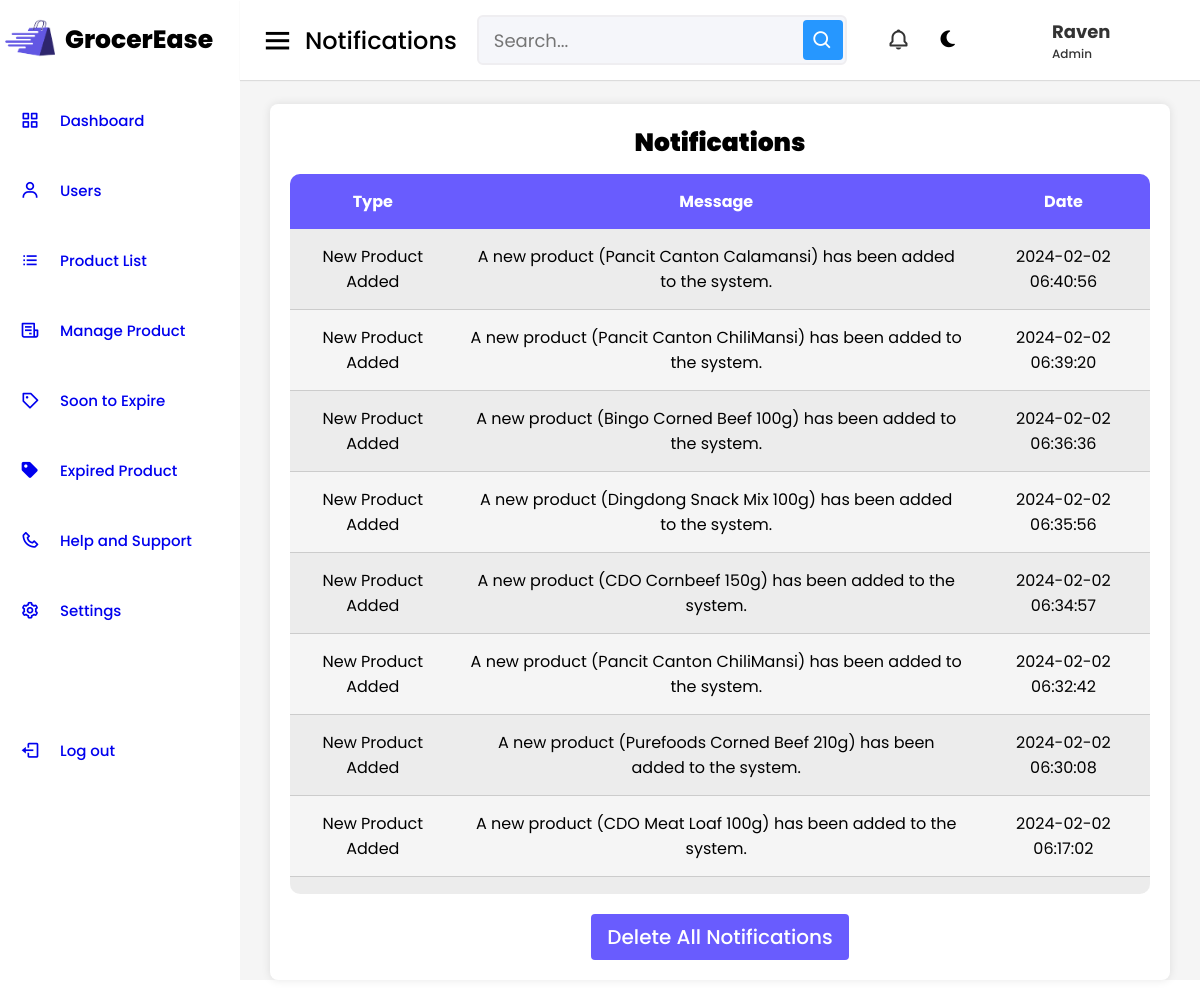
The app's page /notification.php (signed in) with its own data.
### tables this page shows
CREATE TABLE `users` (
  `id` int(11) NOT NULL,
  `name` varchar(50) NOT NULL,
  `email` varchar(100) NOT NULL,
  `password` varchar(255) NOT NULL,
  `code` text NOT NULL
);

CREATE TABLE `notifications` (
  `id` int(11) NOT NULL,
  `type` varchar(255) DEFAULT NULL,
  `message` text DEFAULT NULL,
  `date` timestamp NOT NULL DEFAULT current_timestamp()
);

### notification.php (the view, shortened to what this page needs)
<?php
    include 'config.php';
    $query = mysqli_query($conn, "SELECT * FROM users WHERE email='{$_SESSION['SESSION_EMAIL']}'");
    if (mysqli_num_rows($query) > 0) {
        $row = mysqli_fetch_assoc($query);
    }
?>
<!DOCTYPE php>
<php lang="en" dir="ltr">
<head>
    <link rel="stylesheet" href="assets/css/grocerease.css">
    <link rel="stylesheet" href="assets/css/notification.css">
    <link href="https://unpkg.com/boxicons@2.0.7/css/boxicons.min.css" rel="stylesheet" />
</head>
<body>
    <div class="sidebar">
        <div class="logo-details">
            <img src="assets/images/favicon.png" alt="Logo" />
            <span class="logo_name">GrocerEase</span>
        </div>
        <ul class="nav-links">
            <li>
                <a href="grocerease.php">
                    <i class="bx bx-grid-alt"></i>
                    <span class="links_name">Dashboard</span>
                </a>
            </li>
            <li>
                <a href="user-setting.php  ">
                    <i class="bx bx-user"></i>
                    <span class="links_name">Users</span>
                </a>
            </li>
            <li>
                <a href="product-list.php">
                    <i class="bx bx-list-ul"></i>
                    <span class="links_name">Product List</span>
                </a>
            </li>
            <li>
                <a href="manage.php">
                    <i class="bx bx-receipt"></i>
                    <span class="links_name">Manage Product</span>
                </a>
            </li>
            <li>
                <a href="soon-to-expire.php">
                    <i class="bx bx-purchase-tag"></i>
                    <span class="links_name">Soon to Expire</span>
                </a>
            </li>
            <li>
                <a href="expired-product.php">
                <i class="bx bxs-purchase-tag"></i>
                <span class="links_name">Expired Product</span>
                </a>
            </li>
            <li>
                <a href="help-support.php">
                    <i class="bx bx-phone"></i>
                    <span class="links_name">Help and Support</span>
                </a>
            </li>
            <li>
                <a href="settings.php">
                    <i class="bx bx-cog"></i>
                    <span class="links_name">Settings</span>
                </a>
            </li>
            <li class="log_out">
                <a href="#">
                    <i class="bx bx-log-out"></i>
                    <span class="links_name">Log out</span>
                </a>
            </li>
        </ul>
    </div>
    <section class="home-section">
        <nav>
            <div class="sidebar-button">
                <i class="bx bx-menu sidebarBtn"></i>
                <span class="dashboard">Notifications</span>
            </div>
            <div class="search-box">
                <input type="text" placeholder="Search..." />
                <i class="bx bx-search searchBoxButton"></i>
            </div>
            <div class="three-box">
                <div class="notifications">
                    <div class="notification-icon">
                        <i class="bx bx-bell"></i>
                    </div>
                </div>
                <div id="dark-mode-icon" title="Toggle Dark/Light Mode">
                    <i class="fa-solid fa-moon"></i>
                </div>
                <div class="profile-details">
                    <img id="user-profile-icon" src="assets/images/default-icon.png" alt="User Profile Icon">
                    <div class="names">
                    <span id="user-name" class="user_name"><?php echo $row['name']; ?></span>
                    <span class="admin_name">Admin</span>
                    </div>
                </div>
            </div>
        </nav>
        <div class="home-content">
            <div class="notification-card">
                <h2 class="notification-title">Notifications</h2>
                <div class="table-container">
                    <table class="table" id="table">
                        <thead>
                            <tr>
                                <th>Type</th>
                                <th>Message</th>
                                <th>Date</th>
                            </tr>
                        </thead>
                        <tbody>
                            <?php
                            $notificationQuery = "SELECT * FROM notifications ORDER BY date DESC";
                            $notificationResult = mysqli_query($conn, $notificationQuery);
                            while ($notificationRow = mysqli_fetch_assoc($notificationResult)) {
                                echo "<tr>";
                                echo "<td>{$notificationRow['type']}</td>";
                                echo "<td>{$notificationRow['message']}</td>";
                                echo "<td>{$notificationRow['date']}</td>";
                                echo "</tr>";
                            }
                            ?>
                        </tbody>
                    </table>
                </div>
                <div class="notification-container">
                    <form action="notification-delete.php" method="post">
                        <button type="submit" class="notification-button" id="deleteAllButton" name="deleteAll">
                            Delete All Notifications
                        </button>
                    </form>
                </div>
            </div>
        </div>
    </section>
</body>
</php>

### assets/css/grocerease.css (style rules this page uses)
* { margin: 0; padding: 0; box-sizing: border-box; font-family: "Poppins", sans-serif; scroll-behavior: smooth; }
.sidebar { position: fixed; height: 100vh; width: 250px; background: #FFF; transition: all 0.5s ease; }
.sidebar .logo-details { height: 80px; display: flex; align-items: center; }
.sidebar .logo-details img { height: 50px; margin-left: 5px; border-radius: 6px; }
.sidebar .logo-details .logo_name { color: black; font-weight: 800; font-size: 25px; margin-left: 10px; }
.sidebar .nav-links { margin-top: 10px; margin-right: 20px; }
.sidebar .nav-links li { position: relative; list-style: none; height: 60px; margin-top: 10px; display:flex; align-items: center; }
.sidebar .nav-links li a { height: 80%; width: 100%; display: flex; align-items: center; text-decoration: none; border-radius: 10px; transition: all 0.4s ease; }
.sidebar .nav-links li i { min-width: 60px; display: flex; text-align: center; justify-content: center; font-size: 20px; }
.sidebar .nav-links li a .links_name { font-size: 15px; font-weight: 500; white-space: nowrap; }
.sidebar .nav-links .log_out { position: absolute; bottom: 20px; width: 100vh; }
.home-section { position: relative; background: #f5f5f5; min-height: 100vh; width: calc(100% - 240px); left: 240px; transition: all 0.5s ease; }
.home-section nav { display: flex; justify-content: space-between; height: 80px; background: #fff; display: flex; align-items: center; position: fixed; width: calc(100% - 240px); left: 240px; z-index: 100; padding: 0 20px; box-shadow: 0 1px 1px rgba(0, 0, 0, 0.1); transition: all 0.5s ease; }
.home-section nav .sidebar-button { display: flex; align-items: center; font-size: 24px; font-weight: 500; }
nav .sidebar-button i { font-size: 35px; margin-right: 10px; }
.home-section nav .search-box { position: relative; height: 50px; max-width: 650px; width: 100%; margin: 20px; }
nav .search-box input { height: 100%; width: 100%; outline: none; background: #f5f6fa; border: 2px solid #efeef1; border-radius: 6px; font-size: 18px; padding: 0 15px; }
nav .search-box .bx-search { position: absolute; height: 40px; width: 40px; background: #2697ff; top: 50%; transform: translate(-110%, -50%); border-radius: 4px; line-height: 40px; text-align: center; color: #fff; font-size: 22px; transition: all 0.5s ease; }
.home-section nav .three-box { display: flex; align-items: center; }
.home-section nav .notifications { position: relative; display: flex; align-items: center; margin-left: 20px; }
nav .notification-icon { position: relative; display: inline-block; cursor: pointer; align-items: center; margin-right: 5px; }
nav .notification-icon i { font-size: 24px; color: #333; }
#dark-mode-icon { font-size: larger; cursor: pointer; padding: 15px; margin-left: 10px; margin-right: 10px; }
.home-section nav .profile-details { display: flex; align-items: center; border-radius: 6px; height: 50px; min-width: 190px; padding: 0 15px 0 2px; margin-left: 10px; }
nav .profile-details img { height: 50px; width: 50px; border-radius: 6px; object-fit: cover; transition: all 0.3s ease; }
nav .profile-details .names { display: flex; flex-direction: column; margin-left: 10px; }
nav .profile-details .user_name { font-size: 18px; font-weight: bold; color: #333; }
nav .profile-details .admin_name { font-size: 12px; font-weight: 500; color: #333; }
.home-section .home-content { position: relative; padding-top: 104px; }

### assets/css/notification.css (style rules this page uses)
.notification-card { background-color: #fff; border-radius: 8px; box-shadow: 0 0 10px rgba(0, 0, 0, 0.1); padding: 20px; margin-bottom: 30px; margin-left: 30px; margin-right: 30px; }
.notification-title { font-size: 25px; font-weight: 600; margin-bottom: 12px; font-weight: 1000; text-align: center; }
.table-container { width: auto; height: 720px; margin: auto; border-radius: 10px; overflow-y: hidden; background-color: rgb(204, 204, 204, 0.2) }
.table { width: 100%; border-collapse: collapse; border-radius: 5px 5px 0 0; overflow: hidden; }
.table th, .table td { padding: 15px; text-align: center; }
.table thead tr { background-color: #695CFE; color: white; }
.table tbody tr { border-bottom: 1px solid #ccc; }
.table tbody tr:nth-of-type(odd) { background-color: rgba(204, 204, 204, 0.219); }
.notification-container { display: flex; justify-content: center; }
.notification-button { background-color: #695CFE; color: #fff; border: none; border-radius: 4px; padding: 8px 16px; font-size: 20px; font-weight: 500; cursor: pointer; margin-top: 20px; }

### records on screen
users: name "Raven"
notifications: type "New Product Added", message "A new product (Pancit Canton Calamansi) has been added to the system.", date "2024-02-02 06:40:56"
notifications: type "New Product Added", message "A new product (Pancit Canton ChiliMansi) has been added to the system.", date "2024-02-02 06:39:20"
notifications: type "New Product Added", message "A new product (Bingo Corned Beef 100g) has been added to the system.", date "2024-02-02 06:36:36"
notifications: type "New Product Added", message "A new product (Dingdong Snack Mix 100g) has been added to the system.", date "2024-02-02 06:35:56"
notifications: type "New Product Added", message "A new product (CDO Cornbeef 150g) has been added to the system.", date "2024-02-02 06:34:57"
notifications: type "New Product Added", message "A new product (Pancit Canton ChiliMansi) has been added to the system.", date "2024-02-02 06:32:42"
notifications: type "New Product Added", message "A new product (Purefoods Corned Beef 210g) has been added to the system.", date "2024-02-02 06:30:08"
notifications: type "New Product Added", message "A new product (CDO Meat Loaf 100g) has been added to the system.", date "2024-02-02 06:17:02"
